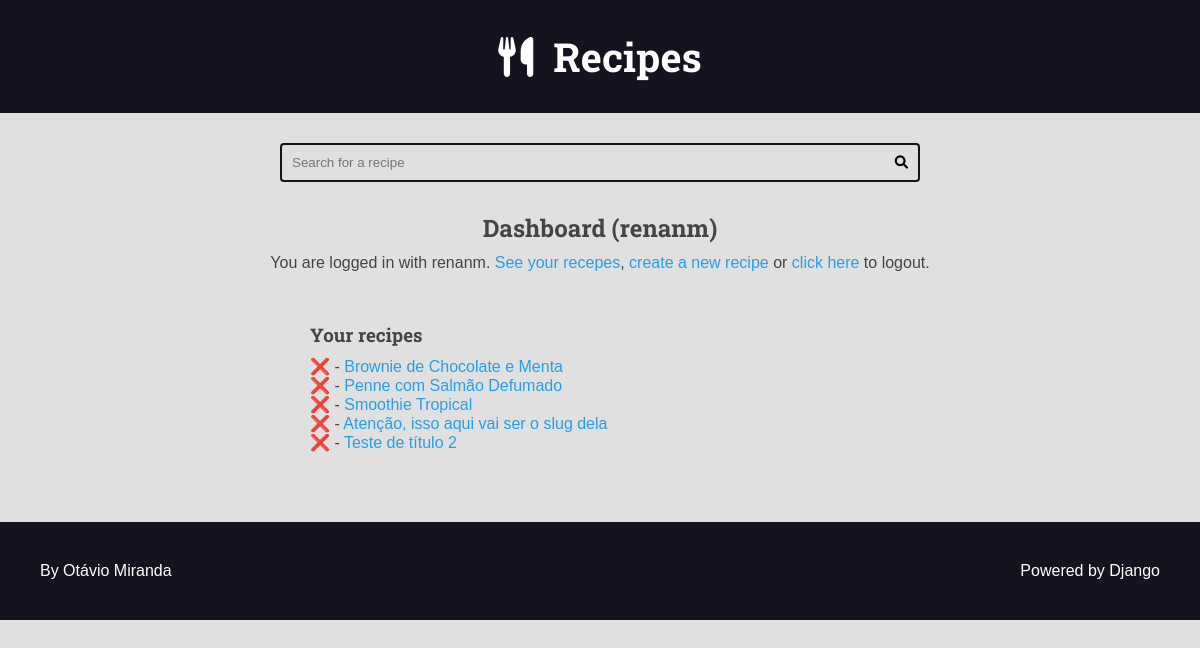
Before: /authors/dashboard/ (signed in) with the older database file.
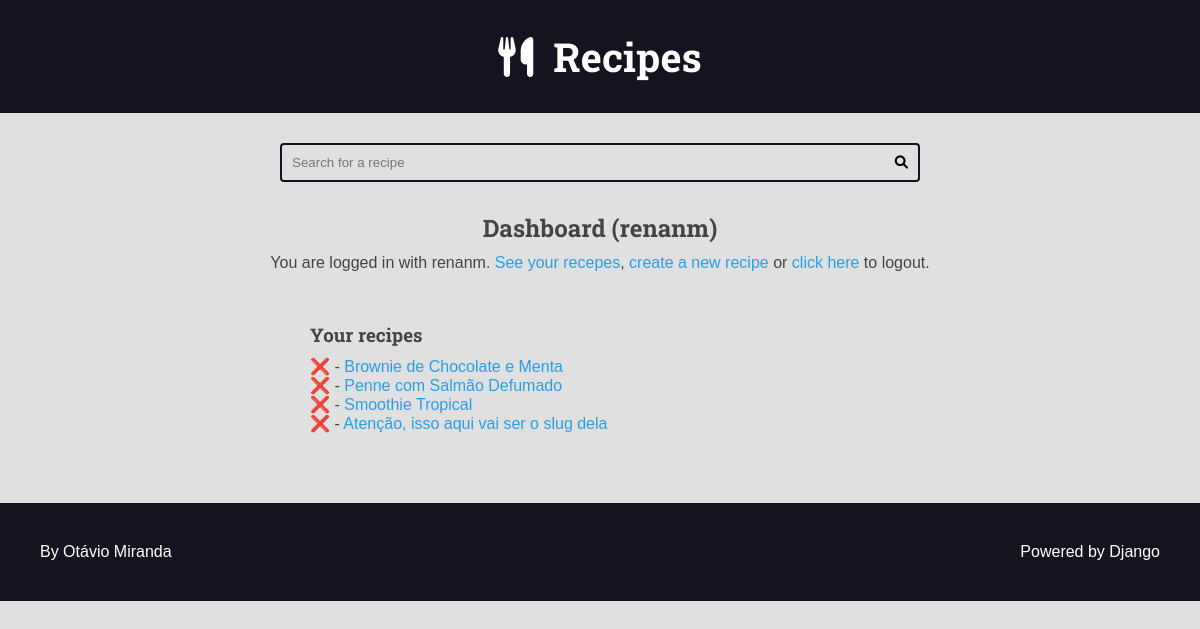
After: the same page with the newer database file.
### recipes/models.py (models this page shows, shortened)
class Recipe(models.Model):
    title = models.CharField(max_length=65)
    description = models.CharField(max_length=165)
    slug = models.SlugField(unique=True)
    preparation_time = models.IntegerField()
    preparation_time_unit = models.CharField(max_length=65)
    servings = models.IntegerField()
    servings_unit = models.CharField(max_length=65)
    preparation_steps = models.TextField()
    preparation_step_is_html = models.BooleanField(default=False)
    created_at = models.DateTimeField(auto_now_add=True)
    updated_at = models.DateTimeField(auto_now=True)
    is_published = models.BooleanField(default=False)
    cover = models.ImageField(
        upload_to='recipes/covers/%Y/%m/%d/', blank=True, default='')
    category = models.ForeignKey(
        Category, on_delete=models.SET_NULL, null=True, blank=True, default=None,
    )
    author = models.ForeignKey(
        User, on_delete=models.SET_NULL, null=True
    )

### authors/views/all.py (the view)
# urls.py: path('dashboard/', views.dashboard, name='dashboard'),
@login_required(login_url='authors:login', redirect_field_name='next')
def dashboard(request):
    recipes = Recipe.objects.filter(
        is_published=False,
        author=request.user,
    )
    return render(
        request,
        'authors/pages/dashboard.html',
        context={
            'recipes': recipes,
        }
    )

### authors/templates/authors/pages/dashboard.html (shortened to what this page needs)
{% extends 'global/base.html' %}
{% block content %}
  <div class="main-content center container">
    <h2>Dashboard ({{ user }})</h2>
    {% include 'authors/partials/login_message.html' %}
    <div class="authors-dashboard-container">
      <h3>Your recipes</h3>
      <ul>
        {% for recipe in recipes %}
          <li>
            <form class="inline-form form-delete" action="{% url 'authors:dashboard_recipe_delete' %}" method="POST">
              <button class="plaintext-button" type="submit">❌</button>
            </form> -
            <a href="{% url 'authors:dashboard_recipe_edit' recipe.id %}">{{ recipe.title }}</a>
          </li>
        {% empty %}
          <li>
            <p>You do not have recipes, please create one.</p>
          </li>
        {% endfor %}
      </ul>
    </div>
  </div>
{% endblock content %}

Changed rows visible on the page:
removed Recipe: title "Teste de título 2"
